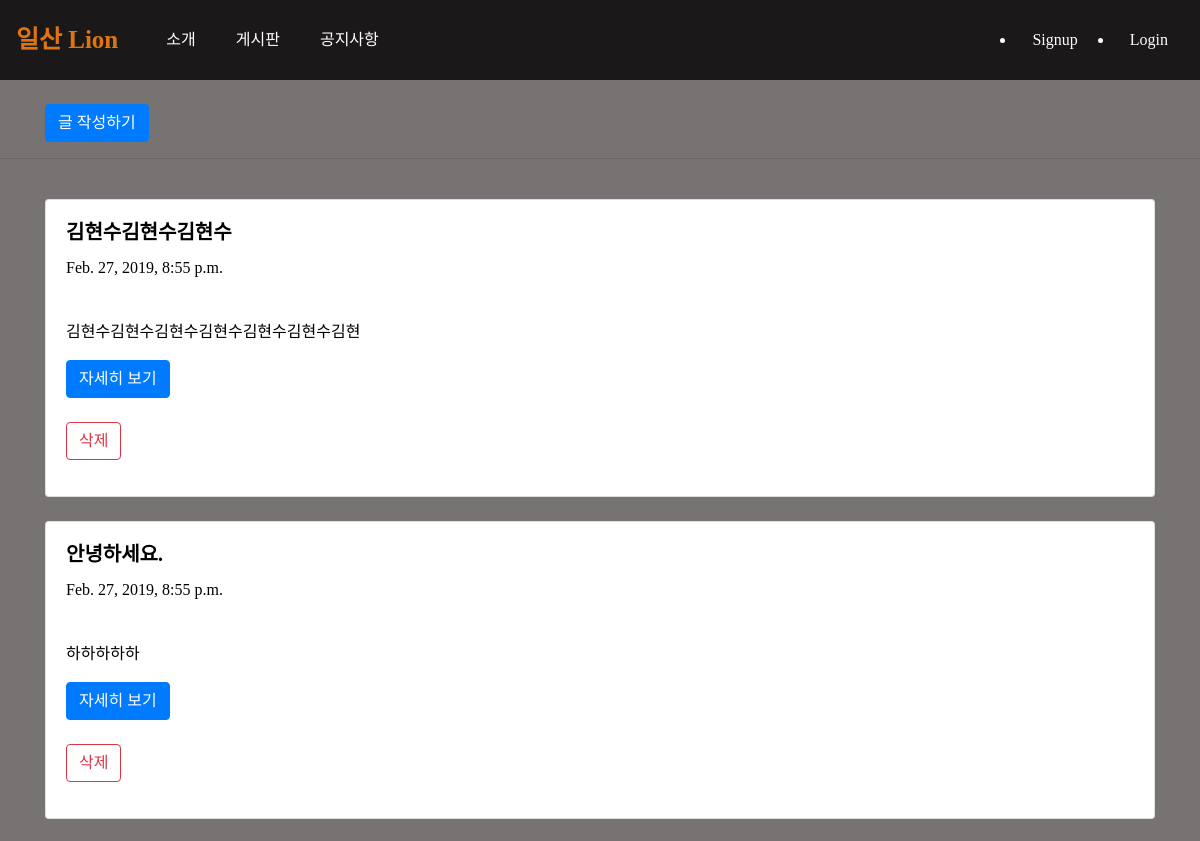
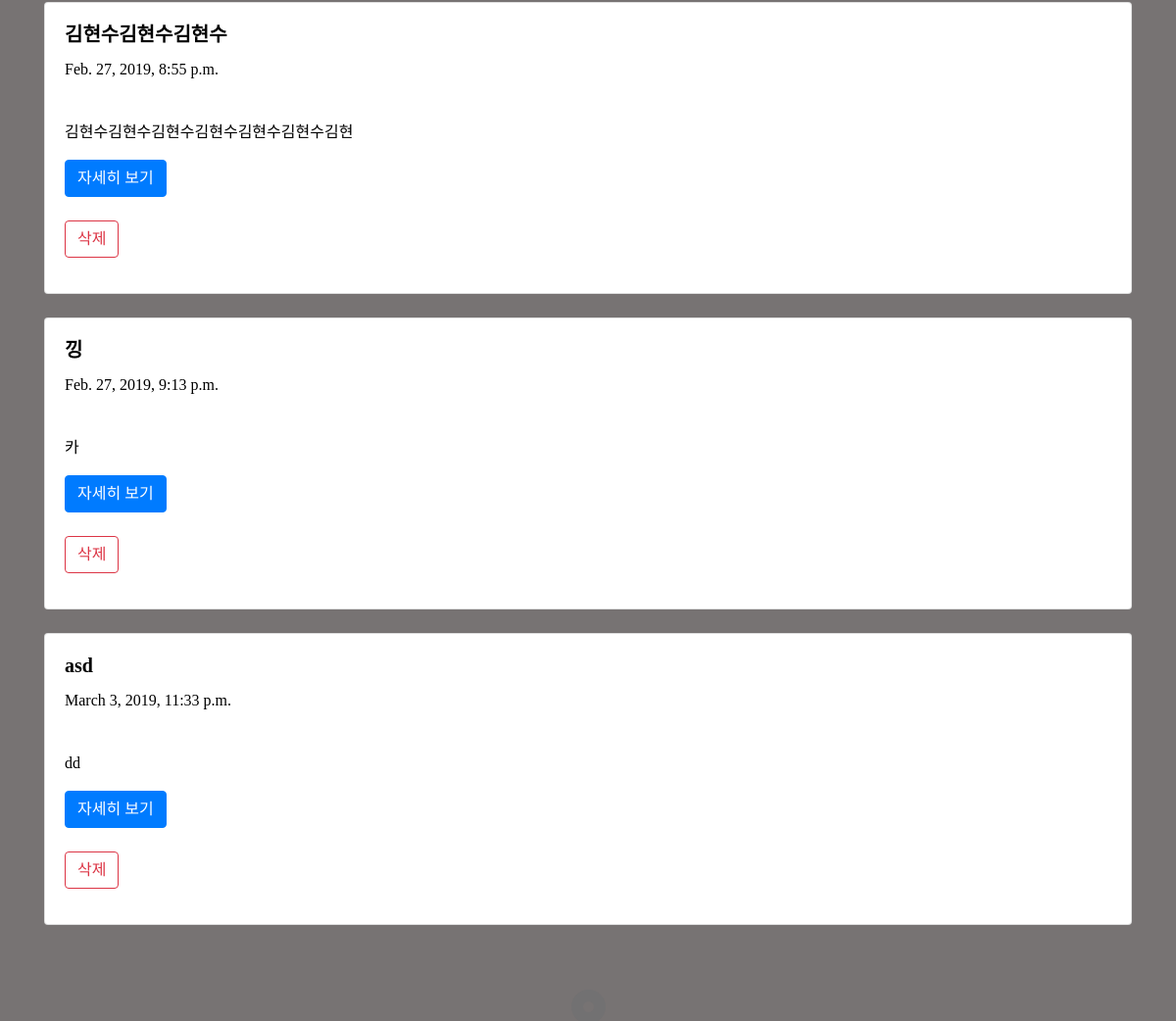
Screenshot of /blog/show/ with the database file from the repository (2 pictures, top to bottom).
### blog/models.py (models this page shows, shortened)
class Blog(models.Model):
    title=models.CharField(max_length=200)
    pub_date=models.DateTimeField('date published')
    body=models.TextField()
    def summary(self):
        return self.body[:20]

### blog/views.py (the view)
# urls.py: path('blog/show/',blog.views.show,name='show'),
def show(request):
    blogs=Blog.objects
    return render(request,'show.html',{'blogs':blogs})

### blog/templates/show.html (shortened to what this page needs)
{%extends 'base.html' %}
{% load staticfiles %}
{%block content %}
<body>
<br>
<div class="container">
<a href="{%url 'new'%}"  class="btn btn-primary">글 작성하기</a><br>
</div>
<hr>
<div class="container">
    {%for blog in blogs.all%}
    <br>
    <div class="card">
        <div class="card-body">
            <h5 class="card-title">{{blog.title}}</h5>
            <p class="card-text">{{blog.pub_date}}</p><br>
            <p class="card-text">{{blog.summary}}</p>
            <a href="{%url 'detail' blog.id%}"  class="btn btn-primary">자세히 보기</a><br>
            <br>
            <form action="{%url 'destroy' blog.id%}">
                <button class="btn btn-outline-danger" type="submit">삭제</button>
            </form>
        </div>
    </div>
    {%endfor%}
    </div>
</body>
{%endblock%}

### ilsanprojectapp/static/css/seungyun.css (style rules this page uses)
body { background-color: #d7d8dc; }
* { font-family: 'Nanum Gothic'; }
a { color: black; text-decoration: none; }
body { font-family: 'Source Sans Pro', sans-serif; font-weight:300; background-color: rgb(119, 115, 115); color:#FFF; }

### blog/templates/show.html (style rules this page uses)
.card-title { font-weight: 600; color:black; }
.card-text { color:black; }

### rows the page displays
Blog: title "김현수김현수김현수", pub_date "Feb. 27, 2019, 8:55 p.m.", summary "김현수김현수김현수김현수김현수김현수김현"
Blog: title "안녕하세요.", pub_date "Feb. 27, 2019, 8:55 p.m.", summary "하하하하하"
Blog: title "김현수김현수김현수", pub_date "Feb. 27, 2019, 8:55 p.m.", summary "김현수김현수김현수김현수김현수김현수김현"
Blog: title "낑", pub_date "Feb. 27, 2019, 9:13 p.m.", summary "카"
Blog: title "asd", pub_date "March 3, 2019, 11:33 p.m.", summary "dd"
